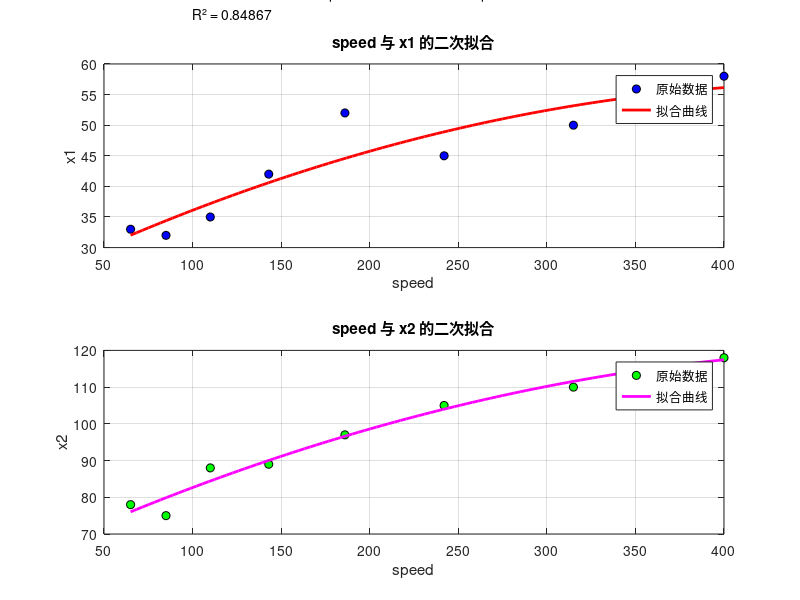

This figure's MATLAB source:
% 数据
speed = [65, 85, 110, 143, 186, 242, 315, 400];
x1 =    [33, 32, 35,  42,  52,  45,  50,  58];
x2 =    [78, 75, 88,  89,  97,  105,  110, 118];

% 生成更平滑的 speed 范围用于拟合曲线
speed_fit = linspace(min(speed), max(speed), 100);

%% 对 speed 和 x1 进行二次拟合
p_x1 = polyfit(speed, x1, 2); % 二次拟合系数
x1_fit = polyval(p_x1, speed_fit); % 计算拟合值

% 计算 R² (x1)
y_mean_x1 = mean(x1);
SS_total_x1 = sum((x1 - y_mean_x1) .^ 2);
SS_residual_x1 = sum((x1 - polyval(p_x1, speed)) .^ 2);
R_squared_x1 = 1 - (SS_residual_x1 / SS_total_x1);

% 构造拟合公式字符串（保留10位小数）
eqn_x1 = sprintf('x1 = %.10f*speed² + %.10f*speed + %.10f', p_x1(1), p_x1(2), p_x1(3));

%% 对 speed 和 x2 进行二次拟合
p_x2 = polyfit(speed, x2, 2); % 二次拟合系数
x2_fit = polyval(p_x2, speed_fit); % 计算拟合值

% 计算 R² (x2)
y_mean_x2 = mean(x2);
SS_total_x2 = sum((x2 - y_mean_x2) .^ 2);
SS_residual_x2 = sum((x2 - polyval(p_x2, speed)) .^ 2);
R_squared_x2 = 1 - (SS_residual_x2 / SS_total_x2);

% 构造拟合公式字符串（保留10位小数）
eqn_x2 = sprintf('x2 = %.10f*speed² + %.10f*speed + %.10f', p_x2(1), p_x2(2), p_x2(3));

%% 打印拟合公式到控制台（保留10位小数）
fprintf('----- 拟合公式（保留10位小数） -----\n');
fprintf('%s\n', eqn_x1);
fprintf('R² = %.10f\n\n', R_squared_x1);
fprintf('%s\n', eqn_x2);
fprintf('R² = %.10f\n', R_squared_x2);

%% 绘制在同一个图形窗口（上下排列）
figure;

% subplot 1: speed 和 x1 的拟合
subplot(2, 1, 1); % 2行1列，第1个子图
plot(speed, x1, 'o', 'MarkerFaceColor', 'b', 'MarkerEdgeColor', 'k'); % 原始数据
hold on;
plot(speed_fit, x1_fit, 'r-', 'LineWidth', 2); % 拟合曲线
hold off;

title('speed 与 x1 的二次拟合');
xlabel('speed');
ylabel('x1');
legend('原始数据', '拟合曲线', 'Location', 'best');
text(100, 70, {eqn_x1, sprintf('R² = %.5f', R_squared_x1)}, 'FontSize', 10); % 显示公式和R²
grid on;

% subplot 2: speed 和 x2 的拟合
subplot(2, 1, 2); % 2行1列，第2个子图
plot(speed, x2, 'o', 'MarkerFaceColor', 'g', 'MarkerEdgeColor', 'k'); % 原始数据
hold on;
plot(speed_fit, x2_fit, 'm-', 'LineWidth', 2); % 拟合曲线
hold off;

title('speed 与 x2 的二次拟合');
xlabel('speed');
ylabel('x2');
legend('原始数据', '拟合曲线', 'Location', 'best');
text(100, 40, {eqn_x2, sprintf('R² = %.5f', R_squared_x2)}, 'FontSize', 10); % 显示公式和R²
grid on;
